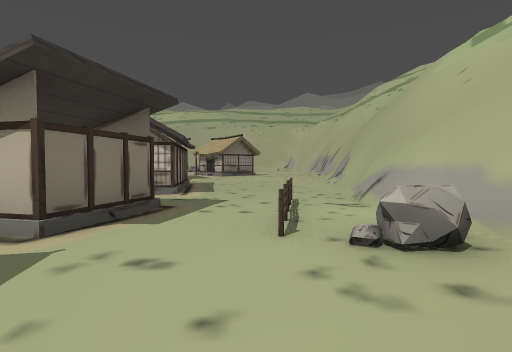
[1] (above)

17 first-person views from a walk through a level from a Godot 3-D game. The camera is 1.4 m above the floor, tilts 2° down and sees 80° across. The floor is counted in squares, 2 m on a side. Each view is taken from the middle of a square. On the plan, view 1 faces up. The plan holds only what a view shows up to about 10 squares ahead; the rest is blank. The place goes on beyond the plan. Some surface patterns are stand-ins.

[2]
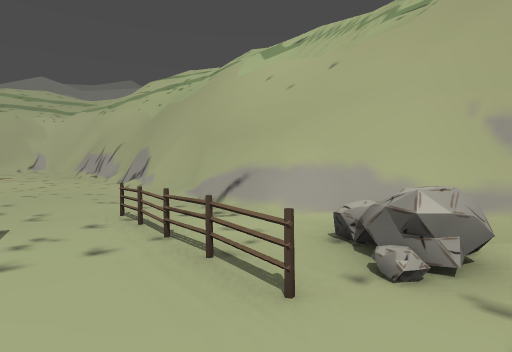

[3]
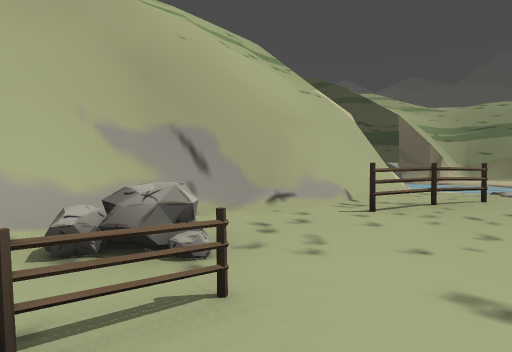

[4]
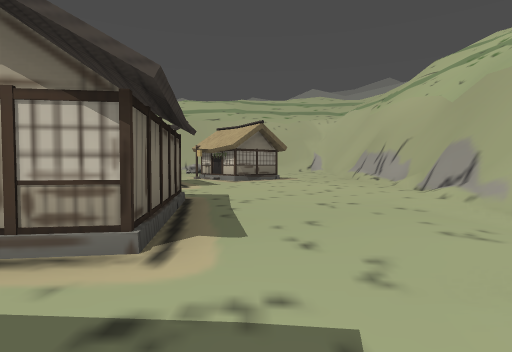

[5]
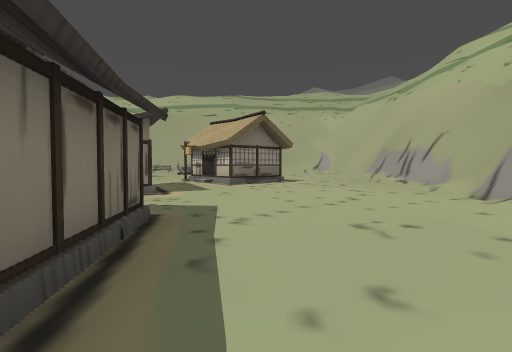

[6]
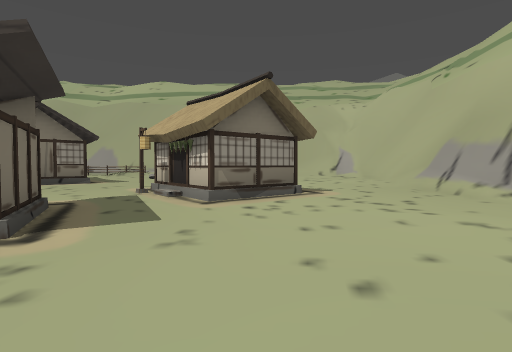

[7]
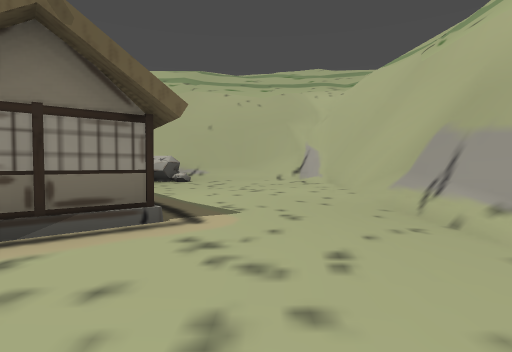

[8]
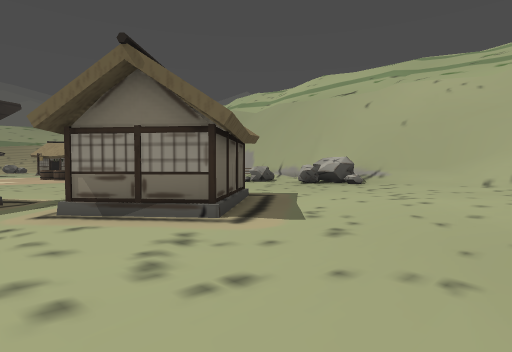

[9]
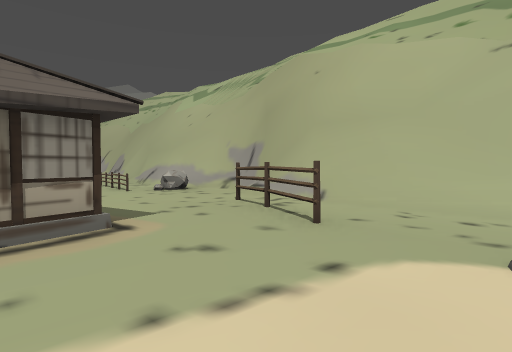

[10]
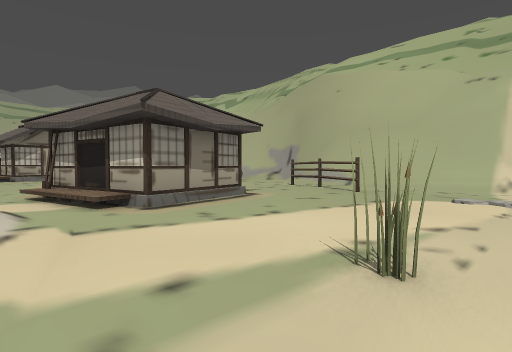

[11]
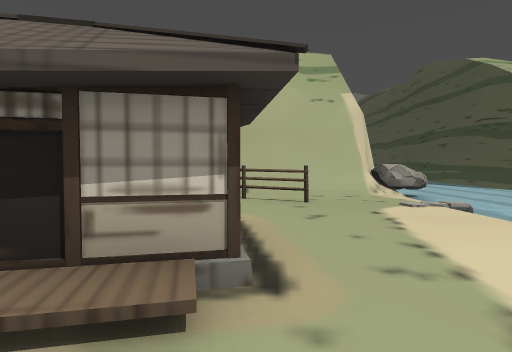

[12]
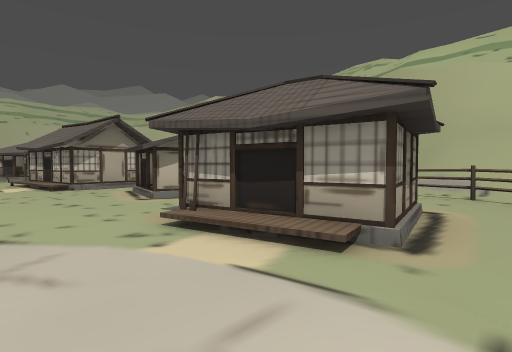

[13]
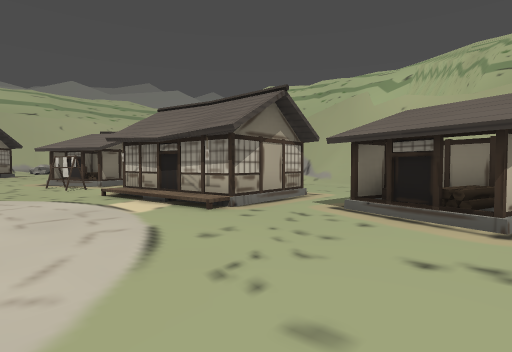

[14]
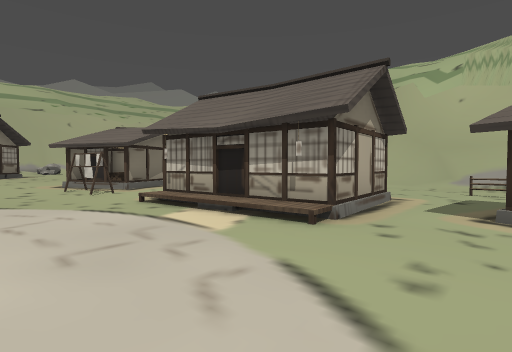

[15]
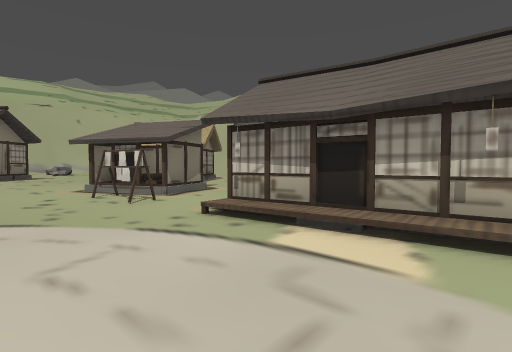

[16]
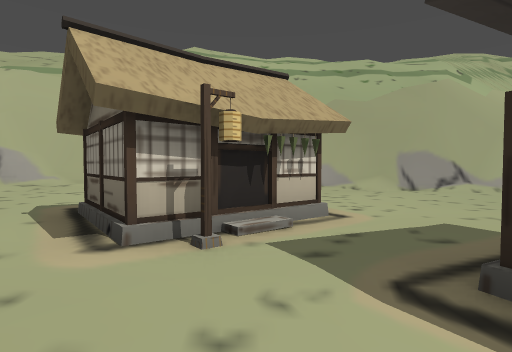

[17]
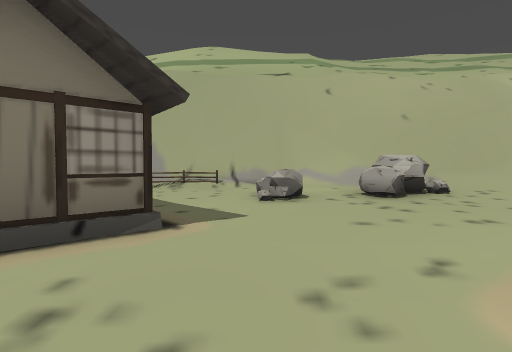

### Floor plan
Key: @ floor where view 1 was taken; # wall or solid block; . main floor; : floor 0.5 m higher than the main floor; - floor 0.5 m lower than the main floor; + floor 0.75 m higher than the main floor; / step, stairs or slope; = window, fence, low wall or low ledge; ≈ water the walk keeps out of; v drop or lower ground; F fence; S shed; R rock; T streetlight; A rack; O other object.
Columns run from 8 left of view 1 to 8 right of it. Each row starts with its distance up from view 1.
 27 vvv/////////
 26 #####v///vv/
 25 +F##/######v/
 24  :::++R////#v///
 23  ::RRRR/:::##v//
 22  ::::::::::/#v//
 21   :::::::::/#v//
 20  #:::::::::/#v//
 19  :::::#::::/##/
 18  ::::###:../#
 17 ....:T##.../# //
 16 ............##//
 15  ..SS.......##//
 14  ..SS.......#v//
 13  .AS........#v/
 12 ..A........##/
 11 ....  .....##
 10 ...###.....##v/
  9 ...:##.....# v//
  8 .../###....#v////
  7 ...///.....#/////
  6 .........F.#/////
  5 .....SS....#/////
  4 .....+S.F..#////
  3 .....SS..RR#v=
  2  .... .....+##
  1  ...#  ....##//
  0  ../#  .@..#v////
 -1  ../###..#.#v////
 -2  .......#.##/////
 -3  .......#.##/////
 -4   ......../#////
 -5   ..O..././#////
 -6   ------/-.Rv
 -7         ≈≈≈R≈

Where each view was taken, in squares from view 1:
view 1: 0 up, 0 right, facing up
view 2: 2 up, 1 left, facing up-right
view 3: 4 up, 1 left, facing down-right
view 4: 5 up, 1 left, facing up
view 5: 7 up, 1 left, facing up
view 6: 11 up, 1 left, facing up
view 7: 14 up, 1 right, facing up
view 8: 15 up, 3 right, facing up-left
view 9: 5 down, 3 left, facing up-right
view 10: 6 down, 6 left, facing up-right
view 11: 2 down, 6 left, facing right
view 12: 3 down, 7 left, facing up-right
view 13: 3 up, 8 left, facing up-right
view 14: 5 up, 8 left, facing up-right
view 15: 7 up, 8 left, facing up-right
view 16: 17 up, 6 left, facing right
view 17: 17 up, 5 left, facing up
